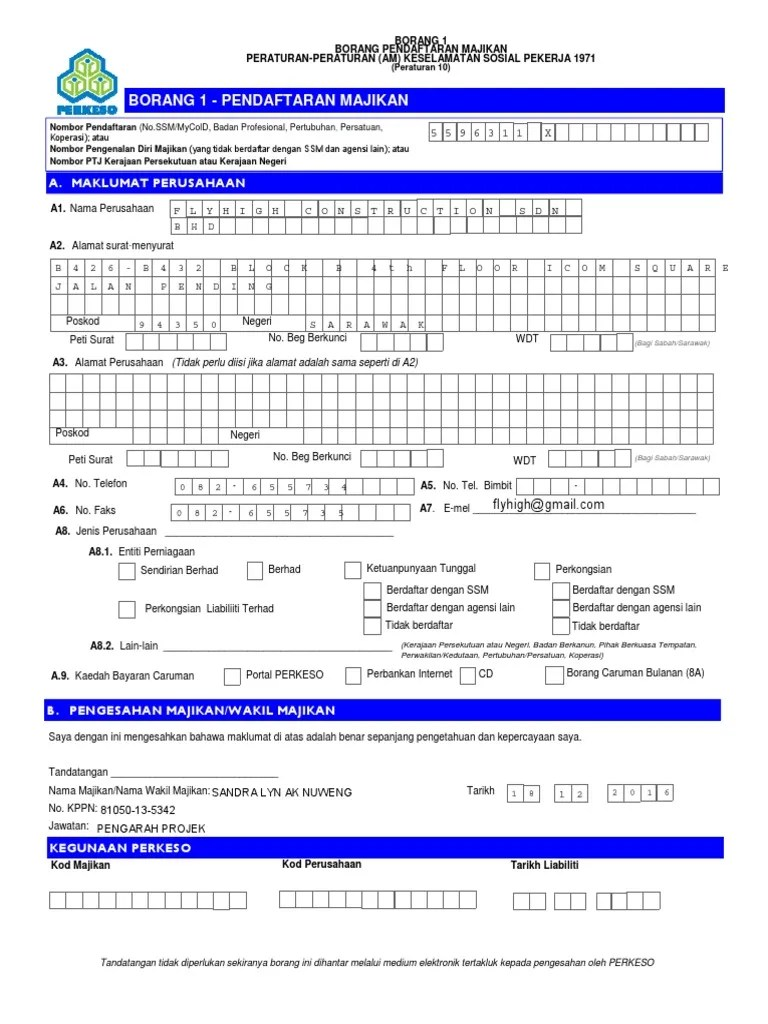
#> input picture Malasia/Test_data/Socso-20230717T052416Z-001/Socso/1582971421.jfif, 768 x 1024 px
$ python -i imagespliter.py   (imports and definitions only)
#> lines starting #> are read from the running program, lines starting #| are printed output that depends on the picture; after the words box and inside, x2 and y2 are one past the last pixel; in counts of white or black regions, pixels touching at a corner belong together
import cv2
import numpy as np


def split_image(image_path):
    # Load the image
    image = cv2.imread(image_path)
#> image is the input picture: shape (1024, 768, 3); mean B, G, R 241.3, 225, 224.7

    # Convert the image to grayscale
    gray = cv2.cvtColor(image, cv2.COLOR_BGR2GRAY)
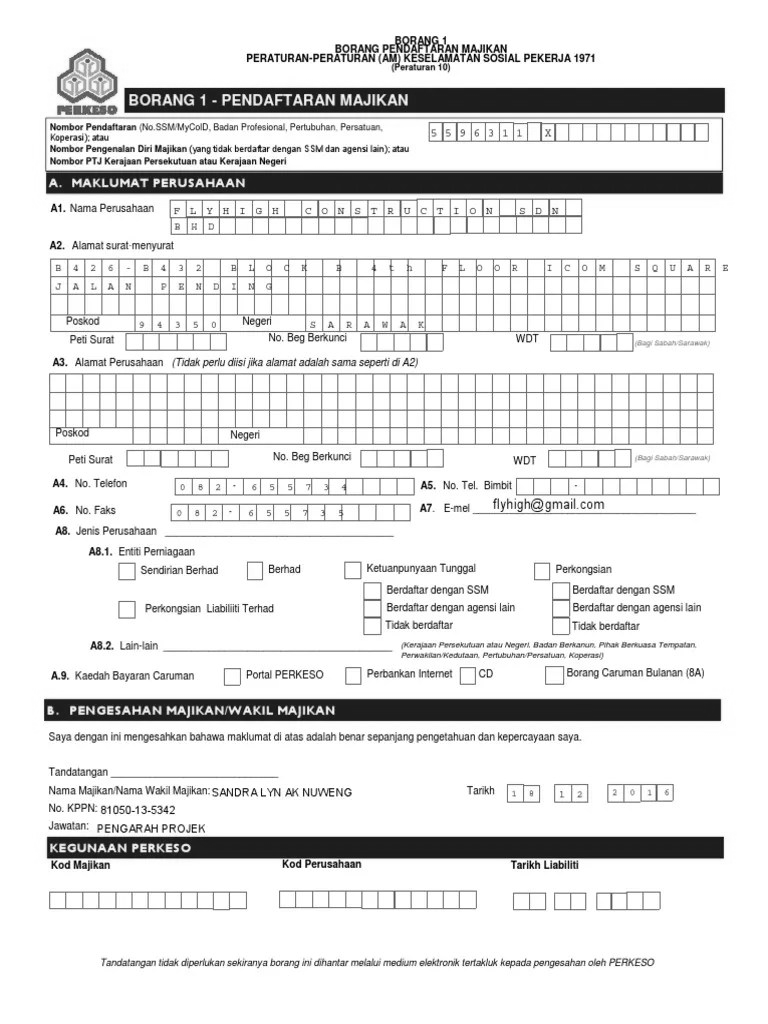
#> gray: shape (1024, 768); min 0, max 255, mean 226.8

    # Apply adaptive thresholding to extract horizontal lines
    _, thresholded = cv2.threshold(gray, 0, 255, cv2.THRESH_BINARY_INV + cv2.THRESH_OTSU)
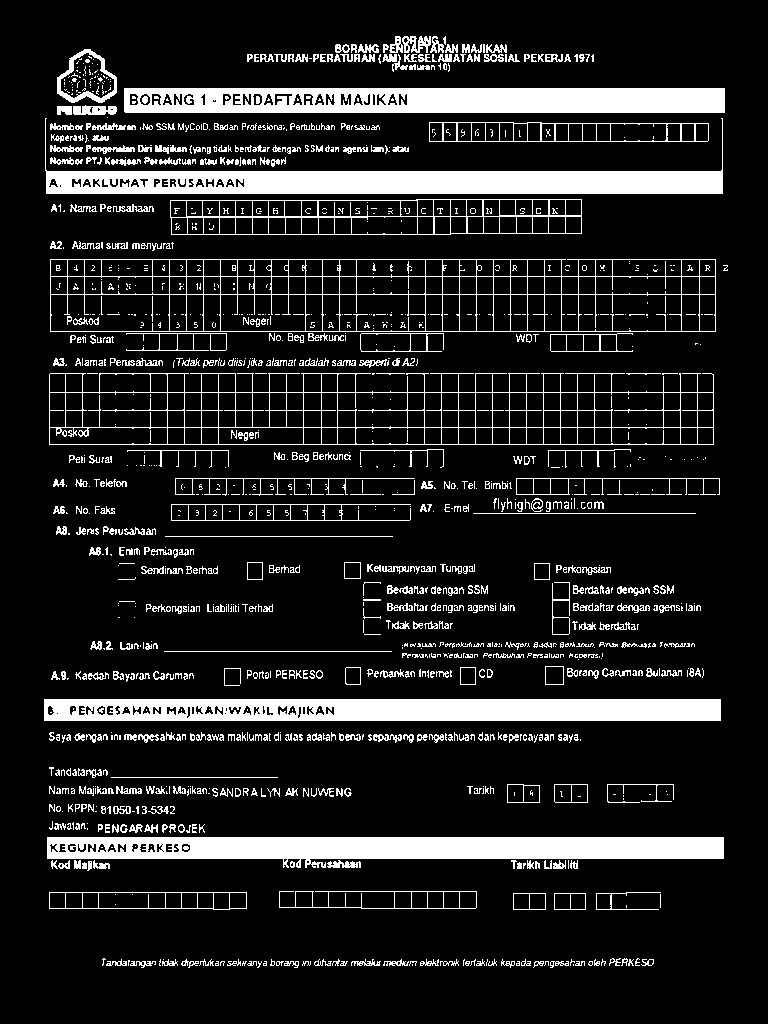
#> thresholded: shape (1024, 768); 13.5% white; 1372 white regions (839 under 20 px), largest, box (x1, y1, x2, y2) and area: (45, 118, 723, 194) 15023, (47, 837, 724, 868) 14517, (44, 699, 721, 721) 13910
    kernel = cv2.getStructuringElement(cv2.MORPH_RECT, (image.shape[1] // 20, 1))
    horizontal_lines = cv2.morphologyEx(thresholded, cv2.MORPH_OPEN, kernel)
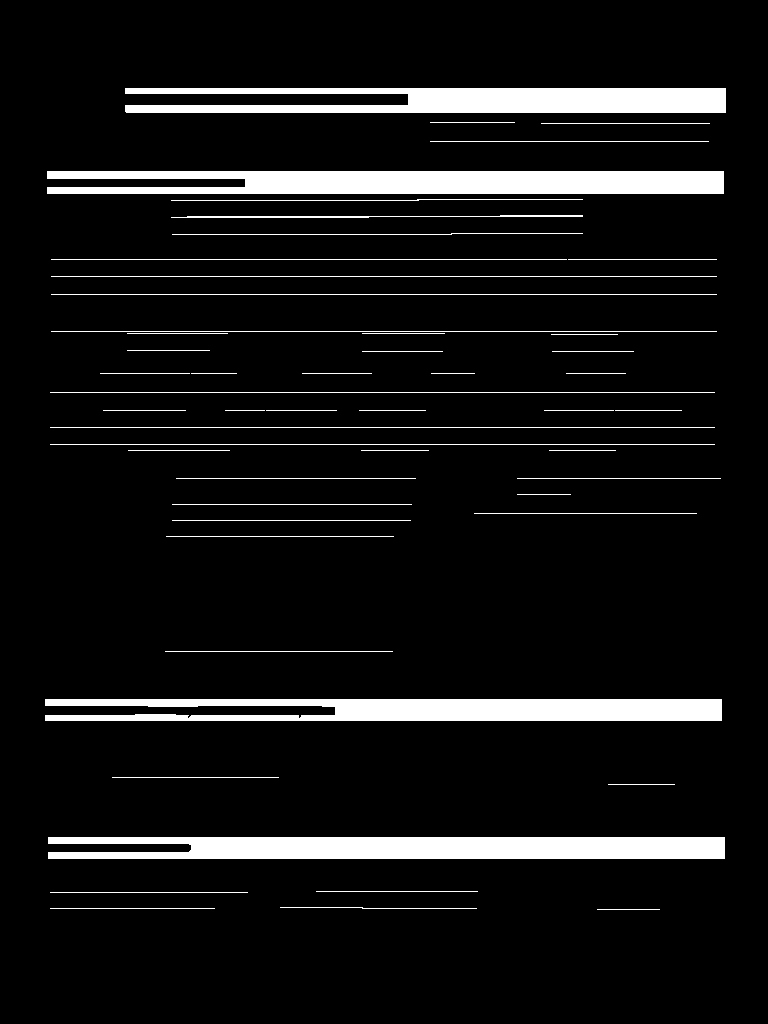
#> horizontal_lines: shape (1024, 768); 8% white; 53 white regions

    # Find the contours of the horizontal lines
    contours, _ = cv2.findContours(horizontal_lines, cv2.RETR_EXTERNAL, cv2.CHAIN_APPROX_SIMPLE)
#> contours = 53 contours, 48 with area under 20; largest, box (x1, y1, x2, y2) and area: (47, 171, 724, 194) 13091, (48, 837, 725, 859) 12916, (45, 699, 722, 721) 11388, (125, 88, 726, 113) 11004, (171, 215, 583, 218) 264

    # Extract the y-coordinates and lengths of the horizontal lines
    line_y_coordinates = []
    line_lengths = []
    for contour in contours:
        x, y, w, h = cv2.boundingRect(contour)
        if w > (2 / 3) * image.shape[1]:
            line_y_coordinates.append(y)
            line_lengths.append(w)
#> this loop made 53 passes
#> (contour, x, y, w, h) on passes 1, 2, 4, 5, 7, 8, 10, 11, 12, 13, 14, 15: ([[597, 909], [659, 909]], 597, 909, 63, 1), ([[50, 908], [214, 908]], 50, 908, 165, 1), ([[50, 892], [247, 892]], 50, 892, 198, 1), ([[316, 891], [477, 891]], 316, 891, 162, 1), ([[608, 784], [674, 784]], 608, 784, 67, 1), ([[112, 777], [278, 777]], 112, 777, 167, 1), ([[165, 651], [392, 651]], 165, 651, 228, 1), ([[166, 536], [393, 536]], 166, 536, 228, 1), ([[172, 520], [410, 520]], 172, 520, 239, 1), ([[474, 513], [696, 513]], 474, 513, 223, 1), ([[172, 504], [411, 504]], 172, 504, 240, 1), ([[517, 494], [570, 494]], 517, 494, 54, 1)
#> (x, y, w, h) on passes 3, 6, 9, 46, 47, 48: (280, 907, 197, 2), (48, 837, 677, 22), (45, 699, 677, 22), (172, 233, 411, 2), (171, 215, 412, 3), (171, 199, 412, 2)
#> after the loop, line_lengths = [677, 677, 665, 665, 665, 666, 666, 666, 516, 677, 601]; line_y_coordinates = [837, 699, 444, 427, 392, 331, 294, 276, 259, 171, 88]

    # Sort the y-coordinates in ascending order
    sorted_indices = np.argsort(line_y_coordinates)
#> sorted_indices = [10, 9, 8, 7, 6, 5, 4, 3, 2, 1, 0]
    line_y_coordinates = np.array(line_y_coordinates)[sorted_indices]
#> line_y_coordinates = [88, 171, 259, 276, 294, 331, 392, 427, 444, 699, 837]
    line_lengths = np.array(line_lengths)[sorted_indices]
#> line_lengths = [601, 677, 516, 666, 666, 666, 665, 665, 665, 677, 677]

    # Calculate the splitting points based on the horizontal lines
    split_points = [0]
    prev_line_y = 0
    for i in range(len(line_y_coordinates)):
        if line_y_coordinates[i] - prev_line_y >= (1 / 3) * image.shape[0]:
            split_points.append(line_y_coordinates[i])
            prev_line_y = line_y_coordinates[i]
#> this loop made 11 passes
#> prev_line_y on passes 7, 11: 392, 837
#> after the loop, prev_line_y = 837; split_points = [0, 392, 837]

    split_points.append(image.shape[0])

    # Split the image into parts
    parts = []
    for i in range(len(split_points) - 1):
        start_y = split_points[i]
        end_y = split_points[i + 1]

        # Extract the part from the original image
        part = image[start_y:end_y, :]
        parts.append(part)
#> this loop made 3 passes
#> (start_y, end_y) on passes 1 to 3: (0, 392), (392, 837), (837, 1024)
#> pass 1, in split_image, `part = image[start_y:end_y, :]`:
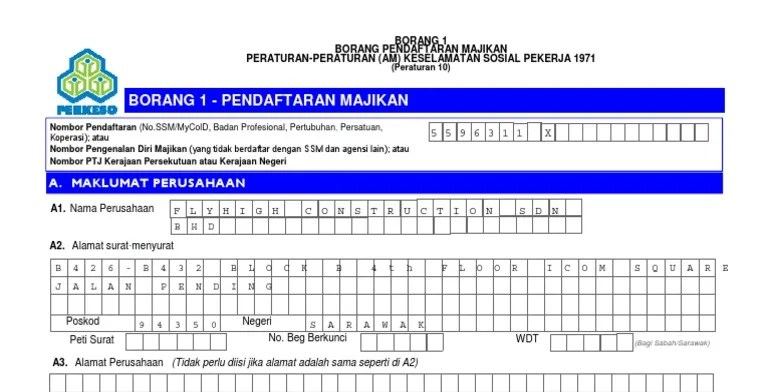
#> part: shape (392, 768, 3); mean B, G, R 238.3, 216.9, 216.1
#> pass 2, in split_image, `part = image[start_y:end_y, :]`:
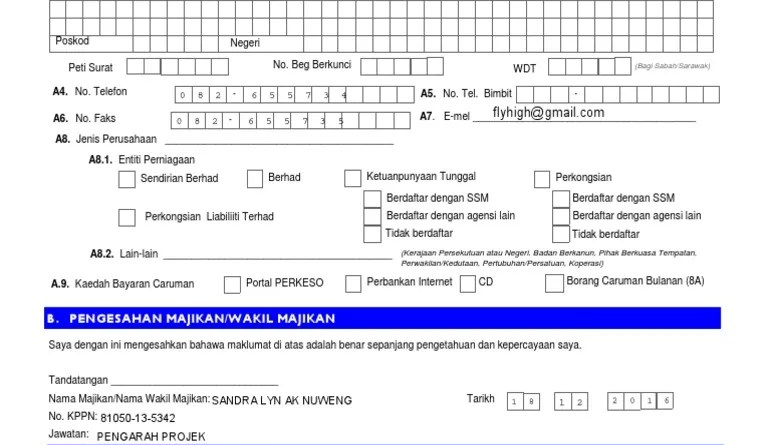
#> part: shape (445, 768, 3); mean B, G, R 241.3, 232.3, 232.2
#> pass 3, in split_image, `part = image[start_y:end_y, :]`:
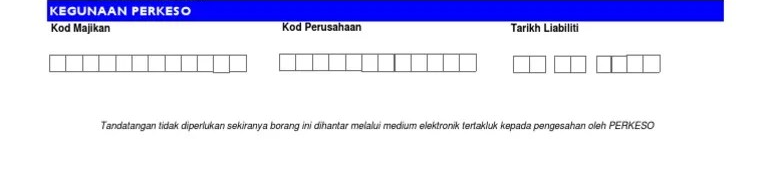
#> part: shape (187, 768, 3); mean B, G, R 247.3, 225, 224.9
#> after the loop, parts = 3 items

    return parts

>>> result = split_image('Malasia/Test_data/Socso-20230717T052416Z-001/Socso/1582971421.jfif')
#> result = 3 items
